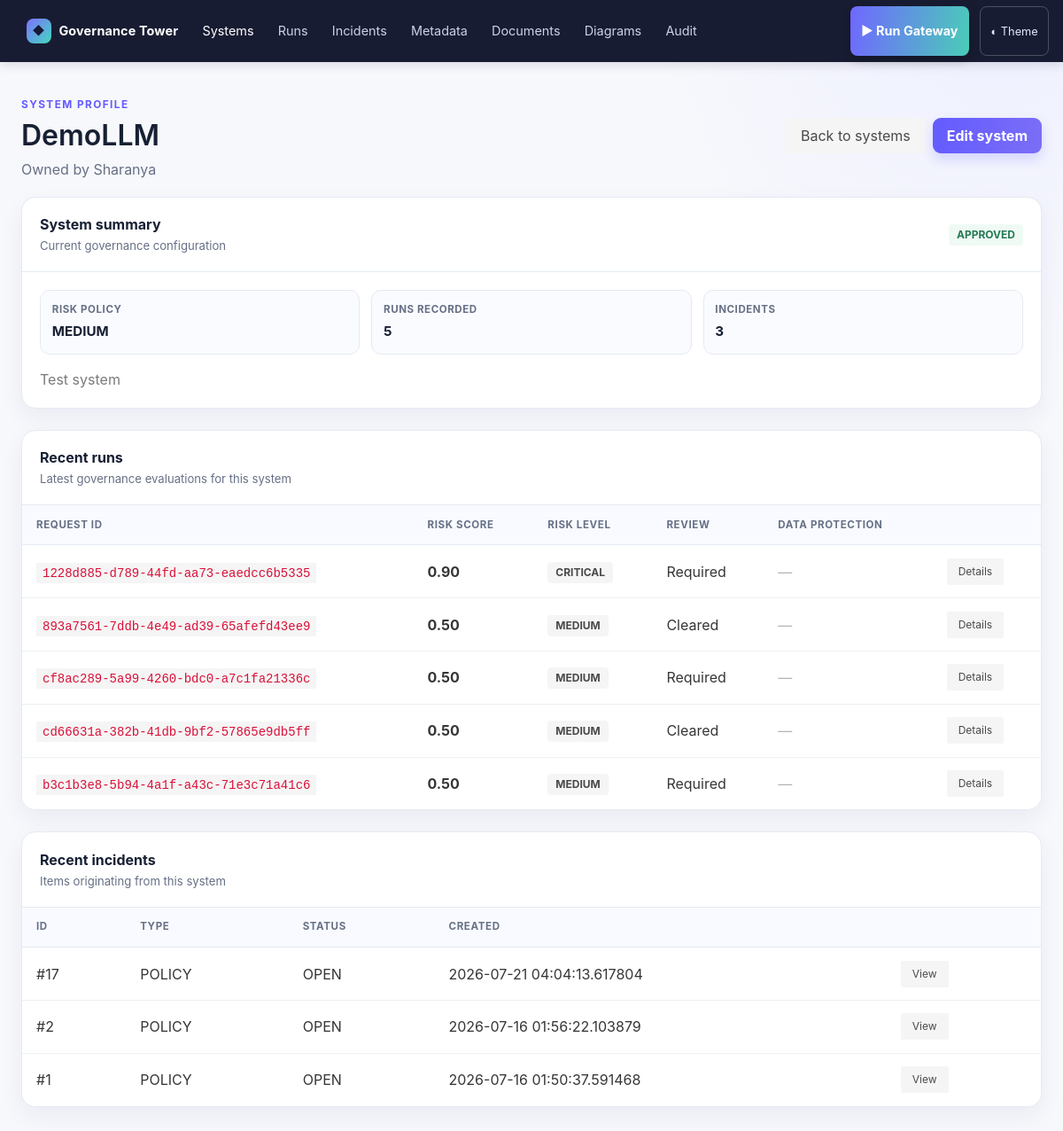
Page /dashboard/systems/1 on the committed database.
### models.py (models this page shows)
class AiSystem(Base):
    __tablename__ = "ai_systems"
    id = Column(Integer, primary_key=True)
    name = Column(String(255), unique=True, nullable=False)
    owner = Column(String(255), nullable=False)
    description = Column(Text)
    risk_level = Column(String(32), default=RiskLevel.MEDIUM.value)
    status = Column(String(32), default="APPROVED")
    pii_policy = Column(String(32), default="REDACT")
    created_at = Column(DateTime, default=datetime.utcnow)
    runs = relationship("ModelRun", back_populates="system")

class ModelRun(Base):
    __tablename__ = "model_runs"
    id = Column(Integer, primary_key=True)
    system_id = Column(Integer, ForeignKey("ai_systems.id"), nullable=False)
    request_id = Column(String(64), unique=True, nullable=False)
    input_payload = Column(JSON, nullable=False)
    output_payload = Column(JSON)
    risk_score = Column(Float)
    risk_level = Column(String(32))
    safety_flags = Column(JSON)
    requires_review = Column(Boolean, default=False)
    created_at = Column(DateTime, default=datetime.utcnow)
    system = relationship("AiSystem", back_populates="runs")
    incident = relationship(
        "Incident",
        back_populates="run",
        foreign_keys="Incident.run_id",
        uselist=False,
    )

class Incident(Base):
    __tablename__ = "incidents"
    id = Column(Integer, primary_key=True)
    run_id = Column(Integer, ForeignKey("model_runs.id"), nullable=False)
    type = Column(String(64))
    status = Column(String(32), default="OPEN")
    reviewer = Column(String(255))
    notes = Column(Text)
    created_at = Column(DateTime, default=datetime.utcnow)
    updated_at = Column(DateTime, default=datetime.utcnow)
    run = relationship(
        "ModelRun",
        back_populates="incident",
        foreign_keys=[run_id],
    )

### dashboard/dashboard_api.py (the view)
@dashboard.get("/systems/{system_id}")
def system_detail(system_id: int, request: Request, session: Session = Depends(get_session)):
    system = session.query(AiSystem).filter_by(id=system_id).first()
    if not system:
        return templates.TemplateResponse(request, "not_found.html", {"active_page": "systems"}, status_code=404)
    runs = session.query(ModelRun).filter_by(system_id=system.id).order_by(ModelRun.created_at.desc()).limit(20).all()
    incidents = session.query(Incident).join(ModelRun).filter(ModelRun.system_id == system.id).order_by(Incident.created_at.desc()).limit(20).all()
    return templates.TemplateResponse(request, "system_detail.html", {"system": system, "runs": runs, "incidents": incidents, "active_page": "systems"})

### dashboard/templates/system_detail.html
{% extends "base.html" %}
{% block content %}
<div class="ct-page"><header class="ct-page-hero"><div><p class="ct-eyebrow">System profile</p><h1 class="title is-3">{{ system.name }}</h1><p class="subtitle is-6">Owned by {{ system.owner }}</p></div><div class="buttons mb-0"><a class="button is-light" href="/dashboard/systems">Back to systems</a><a class="button is-primary ct-button" href="/dashboard/systems/{{ system.id }}/edit">Edit system</a></div></header>
<section class="ct-card mb-5"><div class="ct-card-header"><div><h2 class="ct-card-title">System summary</h2><p class="ct-card-subtitle">Current governance configuration</p></div><span class="tag is-success is-light ct-pill">{{ system.status }}</span></div><div class="ct-card-body"><div class="ct-detail-grid"><div class="ct-stat"><span class="ct-stat-label">Risk policy</span><span class="ct-stat-value">{{ system.risk_level }}</span></div><div class="ct-stat"><span class="ct-stat-label">Runs recorded</span><span class="ct-stat-value">{{ runs|length }}</span></div><div class="ct-stat"><span class="ct-stat-label">Incidents</span><span class="ct-stat-value">{{ incidents|length }}</span></div></div>{% if system.description %}<p class="mt-4 has-text-grey">{{ system.description }}</p>{% endif %}</div></section>
<section class="ct-card mb-5"><div class="ct-card-header"><div><h2 class="ct-card-title">Recent runs</h2><p class="ct-card-subtitle">Latest governance evaluations for this system</p></div></div>{% if runs %}<div class="table-container"><table class="table is-fullwidth ct-table"><thead><tr><th>Request ID</th><th>Risk score</th><th>Risk level</th><th>Review</th><th>Data protection</th><th></th></tr></thead><tbody>{% for r in runs %}<tr><td><code>{{ r.request_id }}</code></td><td><strong>{{ '%.2f'|format(r.risk_score or 0) }}</strong></td><td><span class="tag is-light ct-pill">{{ r.risk_level }}</span></td><td>{{ 'Required' if r.requires_review else 'Cleared' }}</td><td>{% if r.safety_flags and r.safety_flags.get('pii_redacted') %}<span class="tag is-warning ct-pill">PII redacted</span>{% else %}<span class="has-text-grey-light">—</span>{% endif %}</td><td><a class="button is-small is-light" href="/dashboard/runs/{{ r.id }}">Details</a></td></tr>{% endfor %}</tbody></table></div>{% else %}<div class="ct-empty"><strong>No runs for this system</strong>Use the Gateway to run an assessment.</div>{% endif %}</section>
<section class="ct-card"><div class="ct-card-header"><div><h2 class="ct-card-title">Recent incidents</h2><p class="ct-card-subtitle">Items originating from this system</p></div></div>{% if incidents %}<div class="table-container"><table class="table is-fullwidth ct-table"><thead><tr><th>ID</th><th>Type</th><th>Status</th><th>Created</th><th></th></tr></thead><tbody>{% for i in incidents %}<tr><td>#{{ i.id }}</td><td>{{ i.type }}</td><td>{{ i.status }}</td><td>{{ i.created_at }}</td><td><a class="button is-small is-light" href="/dashboard/incidents/{{ i.id }}">View</a></td></tr>{% endfor %}</tbody></table></div>{% else %}<div class="ct-empty"><strong>No incidents for this system</strong></div>{% endif %}</section></div>
{% endblock %}

### dashboard/templates/base.html (style rules this page uses)
:root { --ct-ink:#172033; --ct-muted:#667085; --ct-line:#e5eaf2; --ct-brand:#635bff; --ct-panel:#fff; --ct-bg:#f7f8fc; }
html { background: var(--ct-bg); }
body { min-height:100vh; color:var(--ct-ink); background:radial-gradient(circle at 94% 2%, #eef0ff 0, transparent 24rem), var(--ct-bg); }
.ct-page { color:var(--ct-ink); }
.ct-page-hero { display:flex; align-items:center; justify-content:space-between; gap:1.25rem; padding:1rem 0 1.2rem; }
.ct-page-hero > div:first-child { display:flex; flex-direction:column; align-items:flex-start; }
.ct-eyebrow { color:var(--ct-brand); font-size:.74rem; font-weight:750; letter-spacing:.12em; text-transform:uppercase; margin:0 0 .5rem; }
.ct-page-hero .title { margin:0 0 .6rem !important; color:var(--ct-ink); line-height:1.08 !important; }
.ct-page-hero .subtitle { color:var(--ct-muted); margin:0 !important; line-height:1.4 !important; }
.ct-card { background:var(--ct-panel); border:1px solid var(--ct-line); border-radius:16px; box-shadow:0 10px 26px rgba(27,39,94,.06); overflow:hidden; }
.ct-card-header { display:flex; justify-content:space-between; align-items:center; padding:1.15rem 1.25rem; border-bottom:1px solid var(--ct-line); }
.ct-card-title { margin:0; font-size:1rem; font-weight:720; }
.ct-card-subtitle { margin:.18rem 0 0; color:var(--ct-muted); font-size:.82rem; }
.ct-card-body { padding:1.25rem; }
.ct-table { margin:0; }
.ct-table thead th { background:#f8faff; color:#667085; border-width:0 0 1px; border-color:var(--ct-line); font-size:.72rem; letter-spacing:.055em; padding:.85rem 1rem; text-transform:uppercase; }
.ct-table td { vertical-align:middle; border-color:#edf0f5; padding:.9rem 1rem; }
.ct-button { background:linear-gradient(100deg,#635bff,#7b6ef6); border:0; border-radius:9px; box-shadow:0 7px 14px rgba(99,91,255,.2); font-weight:700; }
.ct-pill { border-radius:999px; font-size:.73rem; font-weight:700; padding:.34rem .62rem; }
.ct-detail-grid { display:grid; grid-template-columns:repeat(3,1fr); gap:.8rem; }
.ct-stat { border:1px solid var(--ct-line); background:#fafbff; border-radius:11px; padding:.8rem; }
.ct-stat-label { color:var(--ct-muted); display:block; font-size:.72rem; font-weight:700; letter-spacing:.05em; text-transform:uppercase; }
.ct-stat-value { display:block; font-size:.95rem; font-weight:700; margin-top:.3rem; }

### rows in the picture
AiSystem: name "DemoLLM", owner "Sharanya", status "APPROVED", risk_level "MEDIUM", description "Test system"
ModelRun: request_id "1228d885-d789-44fd-aa73-eaedcc6b5335", risk_score "0.90", risk_level "CRITICAL", requires_review "Required"
ModelRun: request_id "893a7561-7ddb-4e49-ad39-65afefd43ee9", risk_score "0.50", risk_level "MEDIUM", requires_review "Cleared"
ModelRun: request_id "cf8ac289-5a99-4260-bdc0-a7c1fa21336c", risk_score "0.50", risk_level "MEDIUM", requires_review "Required"
ModelRun: request_id "cd66631a-382b-41db-9bf2-57865e9db5ff", risk_score "0.50", risk_level "MEDIUM", requires_review "Cleared"
ModelRun: request_id "b3c1b3e8-5b94-4a1f-a43c-71e3c71a41c6", risk_score "0.50", risk_level "MEDIUM", requires_review "Required"
Incident: id "17", type "POLICY", status "OPEN", created_at "2026-07-21 04:04:13.617804"
Incident: id "2", type "POLICY", status "OPEN", created_at "2026-07-16 01:56:22.103879"
Incident: id "1", type "POLICY", status "OPEN", created_at "2026-07-16 01:50:37.591468"

### other values in the picture
{{ runs|length }} "5"
{{ incidents|length }} "3"
